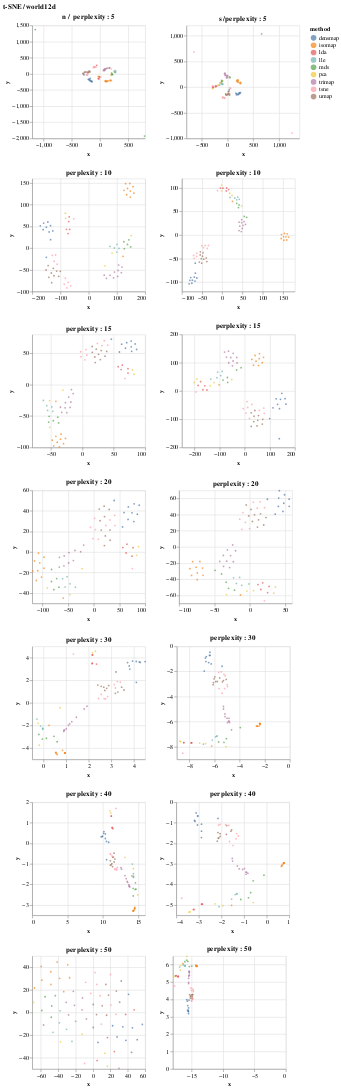

Here is the notebook cell this chart was saved with:
### Code cell
i = 18
print(i)
print(datasets[i])
chartss[datasets[i]]
